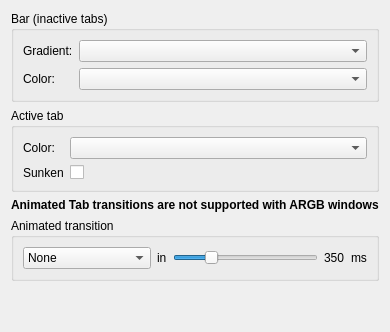
        <widget class="QWidget" name="Tabs">
         <layout class="QVBoxLayout" name="verticalLayout_5">
          <item>
           <widget class="QGroupBox" name="groupBox_6">
            <property name="title">
             <string>Bar (inactive tabs)</string>
            </property>
            <property name="flat">
             <bool>true</bool>
            </property>
            <layout class="QFormLayout" name="formLayout_4">
             <item row="0" column="0">
              <widget class="QLabel" name="label_43">
               <property name="font">
                <font>
                 <weight>50</weight>
                 <bold>false</bold>
                </font>
               </property>
               <property name="text">
                <string>Gradient:</string>
               </property>
               <property name="alignment">
                <set>Qt::AlignLeading|Qt::AlignLeft|Qt::AlignVCenter</set>
               </property>
              </widget>
             </item>
             <item row="0" column="1">
              <widget class="QComboBox" name="gradTab">
               <property name="sizePolicy">
                <sizepolicy hsizetype="MinimumExpanding" vsizetype="Fixed">
                 <horstretch>0</horstretch>
                 <verstretch>0</verstretch>
                </sizepolicy>
               </property>
              </widget>
             </item>
             <item row="1" column="0">
              <widget class="QLabel" name="label_44">
               <property name="text">
                <string>Color:</string>
               </property>
               <property name="alignment">
                <set>Qt::AlignLeading|Qt::AlignLeft|Qt::AlignVCenter</set>
               </property>
              </widget>
             </item>
             <item row="1" column="1">
              <widget class="QComboBox" name="crTabBar">
               <property name="sizePolicy">
                <sizepolicy hsizetype="MinimumExpanding" vsizetype="Fixed">
                 <horstretch>0</horstretch>
                 <verstretch>0</verstretch>
                </sizepolicy>
               </property>
              </widget>
             </item>
            </layout>
           </widget>
          </item>
          <item>
           <widget class="QGroupBox" name="groupBox_8">
            <property name="title">
             <string>Active tab</string>
            </property>
            <property name="flat">
             <bool>true</bool>
            </property>
            <layout class="QFormLayout" name="formLayout_5">
             <item row="0" column="0">
              <widget class="QLabel" name="label_11">
               <property name="font">
                <font>
                 <weight>50</weight>
                 <bold>false</bold>
                </font>
               </property>
               <property name="text">
                <string>Color:</string>
               </property>
               <property name="alignment">
                <set>Qt::AlignLeading|Qt::AlignLeft|Qt::AlignVCenter</set>
               </property>
              </widget>
             </item>
             <item row="0" column="1">
              <widget class="QComboBox" name="crTabBarActive">
               <property name="sizePolicy">
                <sizepolicy hsizetype="MinimumExpanding" vsizetype="Fixed">
                 <horstretch>0</horstretch>
                 <verstretch>0</verstretch>
                </sizepolicy>
               </property>
              </widget>
             </item>
             <item row="1" column="0">
              <widget class="QLabel" name="label_45">
               <property name="text">
                <string>Sunken</string>
               </property>
              </widget>
             </item>
             <item row="1" column="1">
              <widget class="QCheckBox" name="activeTabSunken">
               <property name="text">
                <string/>
               </property>
              </widget>
             </item>
            </layout>
           </widget>
          </item>
          <item>
           <widget class="QLabel" name="tabTransitionWarning">
            <property name="font">
             <font>
              <weight>75</weight>
              <italic>false</italic>
              <bold>true</bold>
              <strikeout>false</strikeout>
             </font>
            </property>
            <property name="text">
             <string>Animated Tab transitions are not supported with ARGB windows</string>
            </property>
           </widget>
          </item>
          <item>
           <widget class="QGroupBox" name="tabTransitionGroup">
            <property name="title">
             <string>Animated transition</string>
            </property>
            <property name="flat">
             <bool>true</bool>
            </property>
            <layout class="QGridLayout" name="gridLayout_5">
             <item row="0" column="0">
              <widget class="QComboBox" name="tabTransition">
               <property name="sizePolicy">
                <sizepolicy hsizetype="MinimumExpanding" vsizetype="Fixed">
                 <horstretch>0</horstretch>
                 <verstretch>0</verstretch>
                </sizepolicy>
               </property>
               <item>
                <property name="text">
                 <string>None</string>
                </property>
               </item>
               <item>
                <property name="text">
                 <string>Scanline blend</string>
                </property>
               </item>
               <item>
                <property name="text">
                 <string>Slide in</string>
                </property>
               </item>
               <item>
                <property name="text">
                 <string>Slide out</string>
                </property>
               </item>
               <item>
                <property name="text">
                 <string>Roll in</string>
                </property>
               </item>
               <item>
                <property name="text">
                 <string>Roll out</string>
                </property>
               </item>
               <item>
                <property name="text">
                 <string>Open vertically</string>
                </property>
               </item>
               <item>
                <property name="text">
                 <string>Close vertically</string>
                </property>
               </item>
               <item>
                <property name="text">
                 <string>Open horizontally</string>
                </property>
               </item>
               <item>
                <property name="text">
                 <string>Close horizontally</string>
                </property>
               </item>
               <item>
                <property name="text">
                 <string>Crossfade</string>
                </property>
               </item>
               <item>
                <property name="text">
                 <string>Slide</string>
                </property>
               </item>
               <item>
                <property name="text">
                 <string>Roll</string>
                </property>
               </item>
               <item>
                <property name="text">
                 <string>Door</string>
                </property>
               </item>
              </widget>
             </item>
             <item row="0" column="1">
              <widget class="QLabel" name="label_2">
               <property name="text">
                <string>in</string>
               </property>
              </widget>
             </item>
             <item row="0" column="2">
              <widget class="QSlider" name="tabAnimDuration">
               <property name="sizePolicy">
                <sizepolicy hsizetype="Expanding" vsizetype="Fixed">
                 <horstretch>1</horstretch>
                 <verstretch>0</verstretch>
                </sizepolicy>
               </property>
               <property name="minimum">
                <number>150</number>
               </property>
               <property name="maximum">
                <number>1000</number>
               </property>
               <property name="singleStep">
                <number>50</number>
               </property>
               <property name="pageStep">
                <number>100</number>
               </property>
               <property name="value">
                <number>350</number>
               </property>
               <property name="orientation">
                <enum>Qt::Horizontal</enum>
               </property>
               <property name="tickPosition">
                <enum>QSlider::NoTicks</enum>
               </property>
               <property name="tickInterval">
                <number>50</number>
               </property>
              </widget>
             </item>
             <item row="0" column="3">
              <widget class="QLabel" name="label_5">
               <property name="text">
                <string>350</string>
               </property>
              </widget>
             </item>
             <item row="0" column="4">
              <widget class="QLabel" name="label_6">
               <property name="text">
                <string>ms</string>
               </property>
              </widget>
             </item>
            </layout>
           </widget>
          </item>
          <item>
           <spacer name="verticalSpacer_21">
            <property name="orientation">
             <enum>Qt::Vertical</enum>
            </property>
            <property name="sizeHint" stdset="0">
             <size>
              <width>20</width>
              <height>40</height>
             </size>
            </property>
           </spacer>
          </item>
         </layout>
        </widget>
